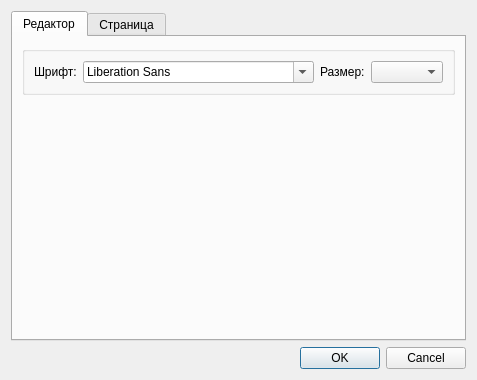
<?xml version="1.0" encoding="UTF-8"?>
<ui version="4.0">
 <class>Options</class>
 <widget class="QDialog" name="Options">
  <property name="geometry">
   <rect>
    <x>0</x>
    <y>0</y>
    <width>461</width>
    <height>380</height>
   </rect>
  </property>
  <property name="windowTitle">
   <string>Настройки</string>
  </property>
  <layout class="QGridLayout" name="gridLayout">
   <item row="1" column="1">
    <widget class="QDialogButtonBox" name="buttonBox">
     <property name="standardButtons">
      <set>QDialogButtonBox::Cancel|QDialogButtonBox::Ok</set>
     </property>
    </widget>
   </item>
   <item row="0" column="0" colspan="2">
    <widget class="QTabWidget" name="tabWidget">
     <property name="currentIndex">
      <number>0</number>
     </property>
     <widget class="QWidget" name="tab">
      <attribute name="title">
       <string>Редактор</string>
      </attribute>
      <layout class="QFormLayout" name="formLayout">
       <property name="fieldGrowthPolicy">
        <enum>QFormLayout::AllNonFixedFieldsGrow</enum>
       </property>
       <item row="0" column="0" colspan="2">
        <widget class="QGroupBox" name="fontGroupBox">
         <property name="title">
          <string/>
         </property>
         <layout class="QHBoxLayout" name="horizontalLayout">
          <item>
           <widget class="QLabel" name="familyLabel">
            <property name="text">
             <string>Шрифт:</string>
            </property>
           </widget>
          </item>
          <item>
           <widget class="QFontComboBox" name="fontComboBox"/>
          </item>
          <item>
           <widget class="QLabel" name="sizeLabel">
            <property name="text">
             <string>Размер:</string>
            </property>
           </widget>
          </item>
          <item>
           <widget class="QComboBox" name="sizeComboBox"/>
          </item>
         </layout>
        </widget>
       </item>
      </layout>
     </widget>
     <widget class="QWidget" name="tab_2">
      <attribute name="title">
       <string>Страница</string>
      </attribute>
     </widget>
    </widget>
   </item>
  </layout>
 </widget>
 <resources/>
 <connections/>
</ui>
